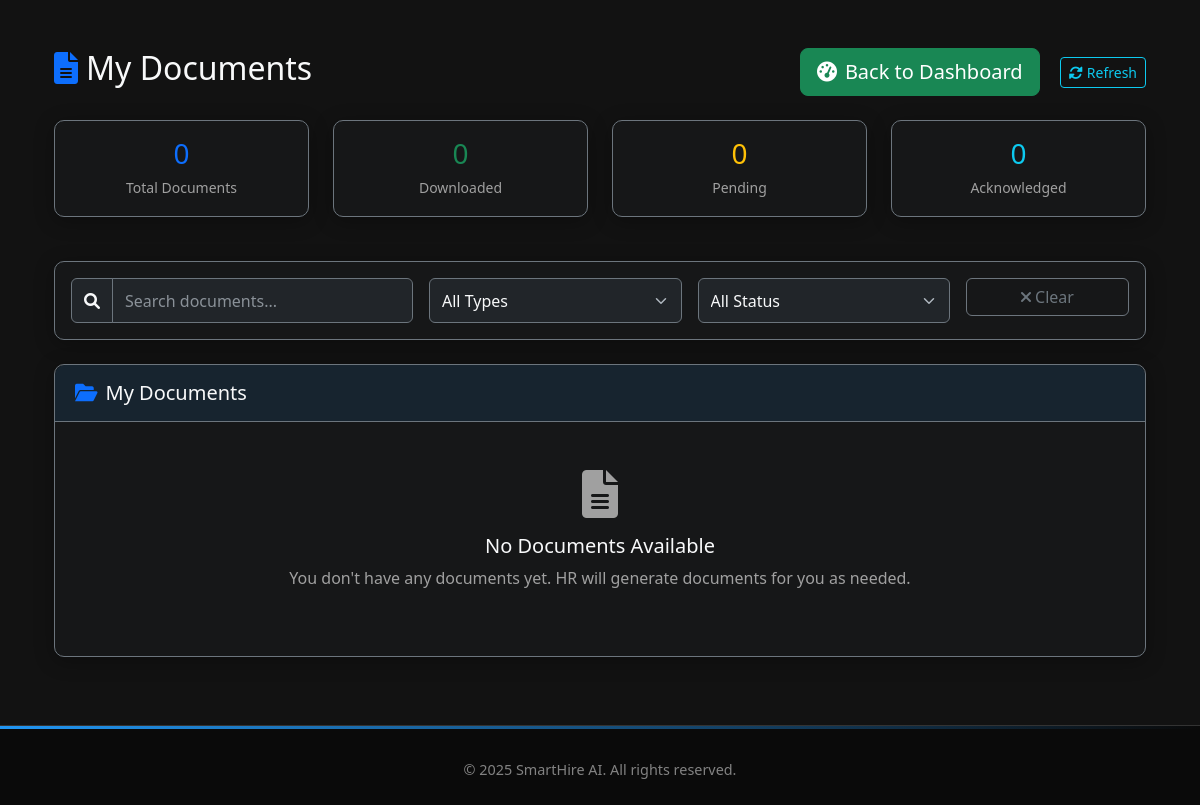
Before: /employee/documents (signed in) with the older database file.
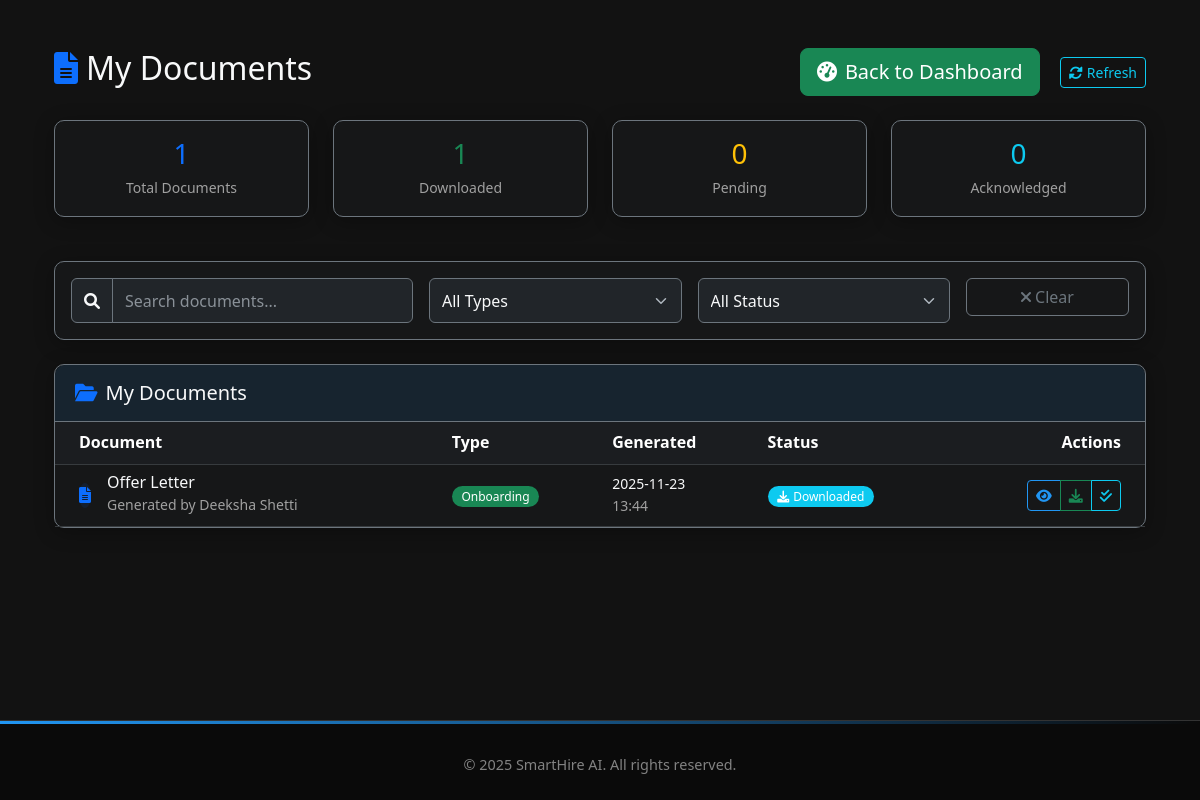
After: the same page with the newer database file.
### app.py (models this page shows, shortened)
class DocumentTemplate(db.Model):
    __tablename__ = 'document_templates'
    id = db.Column(db.Integer, primary_key=True)
    name = db.Column(db.String(200), nullable=False)
    code = db.Column(db.String(50), unique=True, nullable=False)  # e.g., "offer_letter", "nda"
    description = db.Column(db.Text, nullable=True)
    template_type = db.Column(db.String(50), nullable=False)  # 'onboarding', 'offboarding', 'offer', 'termination'
    content = db.Column(db.Text, nullable=False)  # HTML content with placeholders
    placeholders = db.Column(db.Text, nullable=True)  # JSON list of required placeholders
    is_active = db.Column(db.Boolean, default=True)
    created_by = db.Column(db.Integer, db.ForeignKey('user.id'), nullable=False)
    created_at = db.Column(db.DateTime, default=datetime.utcnow)
    updated_at = db.Column(db.DateTime, default=datetime.utcnow, onupdate=datetime.utcnow)
    creator = db.relationship('User', backref='created_templates')
    generated_documents = db.relationship('GeneratedDocument', backref='template', lazy=True, cascade='all, delete-orphan')

class User(db.Model):
    id = db.Column(db.Integer, primary_key=True)
    username = db.Column(db.String(80), unique=True, nullable=False)
    email = db.Column(db.String(120), unique=True, nullable=False)
    password = db.Column(db.String(255), nullable=False)
    full_name = db.Column(db.String(100), nullable=False)
    phone = db.Column(db.String(20), nullable=False)
    role = db.Column(db.String(20), nullable=False)
    department = db.Column(db.String(50), nullable=True)
    created_at = db.Column(db.DateTime, default=datetime.utcnow)
    last_login = db.Column(db.DateTime, nullable=True)
    is_active = db.Column(db.Boolean, default=True)
    status = db.Column(db.String(20), default='Active')
    hire_date = db.Column(db.Date, nullable=True)
    position = db.Column(db.String(100), nullable=True)
    manager_id = db.Column(db.Integer, db.ForeignKey('user.id'), nullable=True)
    employee_id = db.Column(db.String(20), nullable=True)
    exit_date = db.Column(db.Date, nullable=True)
    reset_token = db.Column(db.String(255), nullable=True)
    reset_token_expires = db.Column(db.DateTime, nullable=True)
    manager = db.relationship('User', remote_side=[id], backref=db.backref('direct_reports', lazy=True))
    skills = db.relationship('EmployeeSkill', backref='employee', lazy=True, cascade='all, delete-orphan')

class GeneratedDocument(db.Model):
    __tablename__ = 'generated_documents'
    id = db.Column(db.Integer, primary_key=True)
    template_id = db.Column(db.Integer, db.ForeignKey('document_templates.id'), nullable=False)
    employee_id = db.Column(db.Integer, db.ForeignKey('user.id'), nullable=False)
    document_name = db.Column(db.String(200), nullable=False)
    content = db.Column(db.Text, nullable=False)  # Filled HTML content
    file_path = db.Column(db.String(500), nullable=True)  # Generated PDF path
    status = db.Column(db.String(20), default='draft')  # 'draft', 'generated', 'downloaded'
    generated_by = db.Column(db.Integer, db.ForeignKey('user.id'), nullable=False)
    generated_at = db.Column(db.DateTime, default=datetime.utcnow)
    employee = db.relationship('User', foreign_keys=[employee_id], backref='generated_documents')
    generator = db.relationship('User', foreign_keys=[generated_by], backref='documents_generated')

### app.py (the view)
@app.route('/employee/documents')
@login_required('employee')
def employee_documents():
    user_id = session.get('user_id')
    user = User.query.get(user_id)
    documents = GeneratedDocument.query.filter_by(employee_id=user.id).order_by(GeneratedDocument.generated_at.desc()).all()
    formatted_documents = []
    for doc in documents:
        formatted_documents.append({
            'id': doc.id,
            'template_name': doc.template.name if doc.template else 'Unknown Template',
            'template_type': doc.template.template_type if doc.template else 'Unknown',
            'document_name': doc.document_name,
            'content': doc.content,
            'status': doc.status,
            'generated_at': doc.generated_at,
            'generated_by_name': User.query.get(doc.generated_by).full_name if doc.generated_by else 'Unknown'
        })
    return render_template('employee_documents.html',
                         documents=formatted_documents,
                         user=user,
                         title='My Documents')

### app.py (called while the page is built)
@app.context_processor
def inject_datetime():
    return {
        'timedelta': timedelta,
        'now': datetime.utcnow
    }

@app.context_processor
def inject_user():
    if 'user_id' in session:
        user = User.query.get(session['user_id'])
        return {'user': user}
    return {'user': None}

def login_required(role=None):
    def decorator(f):
        @wraps(f)
        def decorated_function(*args, **kwargs):
            if 'user_id' not in session or 'role' not in session:
                return redirect(url_for('index'))
            if role:
                allowed_roles = role if isinstance(role, list) else [role]
                if session.get('role') not in allowed_roles:
                    flash('You do not have permission to access this page.', 'danger')
                    if session.get('role') == 'candidate':
                        return redirect(url_for('login', role='candidate'))
                    return redirect(url_for(session.get('role', 'index') + '_dashboard'))
            return f(*args, **kwargs)
        return decorated_function
    return decorator

### templates/employee_documents.html (shortened to what the changed rows need)
{% extends "base.html" %}
{% block content %}
<div class="container-fluid py-4">
    <div class="row">
        <div class="col-12">
            <div class="d-flex justify-content-between align-items-center mb-4">
                <h2 class="text-light">
                    <i class="fas fa-file-alt me-2 text-primary"></i>My Documents
                </h2>
            </div>
        </div>
    </div>
    <div class="row mb-4">
        <div class="col-md-3">
            <div class="card bg-dark bg-opacity-25 border-secondary">
                <div class="card-body text-center">
                    <h3 class="text-primary mb-1">{{ documents|length }}</h3>
                    <small class="text-muted">Total Documents</small>
                </div>
            </div>
        </div>
        <div class="col-md-3">
            <div class="card bg-dark bg-opacity-25 border-secondary">
                <div class="card-body text-center">
                    <h3 class="text-success mb-1">{{ documents|selectattr('status', 'equalto', 'downloaded')|list|length }}</h3>
                    <small class="text-muted">Downloaded</small>
                </div>
            </div>
        </div>
    </div>
    <div class="card bg-dark bg-opacity-25 border-secondary">
        <div class="card-body p-0">
            {% if documents %}
            <div class="table-responsive">
                <table class="table table-dark table-hover align-middle mb-0" id="documentsTable">
                    <thead class="bg-dark bg-opacity-50">
                        <tr>
                            <th class="ps-4">Document</th>
                            <th>Type</th>
                            <th>Generated</th>
                            <th>Status</th>
                            <th class="text-end pe-4">Actions</th>
                        </tr>
                    </thead>
                    <tbody>
                        {% for document in documents %}
                        <tr class="document-row"
                            data-name="{{ document.template_name|lower }}"
                            data-type="{{ document.template_type|lower or '' }}"
                            data-status="{{ document.status|lower or '' }}">
                            <td class="ps-4">
                                <div class="d-flex align-items-center">
                                    <div class="avatar-sm me-3">
                                        <div class="avatar-title bg-primary bg-opacity-10 text-primary rounded-circle">
                                            <i class="fas fa-file-alt"></i>
                                        </div>
                                    </div>
                                    <div>
                                        <h6 class="mb-0 text-light">{{ document.template_name }}</h6>
                                        <small class="text-muted">Generated by {{ document.generated_by_name or 'HR' }}</small>
                                    </div>
                                </div>
                            </td>
                            <td>
                                <span class="badge bg-{{
                                    'success' if document.template_type == 'onboarding' else
                                    'info' if document.template_type == 'offer' else
                                    'warning' if document.template_type == 'policy' else
                                    'primary' if document.template_type == 'welcome' else
                                    'secondary'
                                }} rounded-pill">
                                    {{ document.template_type|title or 'Other' }}
                                </span>
                            </td>
                            <td>
                                <div class="small">
                                    <div class="text-light">{{ document.generated_at.strftime('%Y-%m-%d') }}</div>
                                    <div class="text-muted">{{ document.generated_at.strftime('%H:%M') }}</div>
                                </div>
                            </td>
                            <td>
                                {% if document.status == 'pending' %}
                                <span class="badge bg-warning rounded-pill">
                                    <i class="fas fa-clock me-1"></i>Pending
                                </span>
                                {% elif document.status == 'downloaded' %}
                                <span class="badge bg-info rounded-pill">
                                    <i class="fas fa-download me-1"></i>Downloaded
                                </span>
                                {% elif document.status == 'acknowledged' %}
                                <span class="badge bg-success rounded-pill">
                                    <i class="fas fa-check me-1"></i>Acknowledged
                                </span>
                                {% else %}
                                <span class="badge bg-secondary rounded-pill">Unknown</span>
                                {% endif %}
                            </td>
                            <td class="text-end pe-4">
                                <div class="btn-group btn-group-sm">
                                    <button data-doc-id="{{ document.id }}"
                                            class="btn btn-outline-primary view-doc-btn" title="View">
                                        <i class="fas fa-eye"></i>
                                    </button>
                                    <button data-doc-id="{{ document.id }}"
                                            class="btn btn-outline-success download-doc-btn" title="Download">
                                        <i class="fas fa-download"></i>
                                    </button>
                                    {% if document.status != 'acknowledged' %}
                                    <button data-doc-id="{{ document.id }}"
                                            class="btn btn-outline-info acknowledge-doc-btn" title="Acknowledge">
                                        <i class="fas fa-check-double"></i>
                                    </button>
                                    {% endif %}
                                </div>
                            </td>
                        </tr>
                        {% endfor %}
                    </tbody>
                </table>
            </div>
            {% else %}
            <div class="text-center py-5">
                <i class="fas fa-file-alt fa-3x text-muted mb-3"></i>
                <h5 class="text-light mb-2">No Documents Available</h5>
                <p class="text-muted">You don't have any documents yet. HR will generate documents for you as needed.</p>
            </div>
            {% endif %}
        </div>
    </div>
</div>
{% endblock %}

Changed rows visible on the page:
now on this page (row unchanged): DocumentTemplate: template_name "Offer Letter", template_type "Onboarding"
now on this page (row edited): User: full_name "Deeksha Shetti"
added GeneratedDocument: generated_at "2025-11-23", generated_at "13:44", status "downloaded" (drawn)
Other visible differences:
{{ documents|length }}: "0" → "1"
{{ documents|selectattr('status', 'equalto', 'downloaded')|list|length }}: "0" → "1"
text no longer shown: "No Documents Available You don't have any documents yet. HR will generate documents for you as needed."
text now shown: "Document Type Generated Status Actions"
new list line: "Generated by Downloaded"
